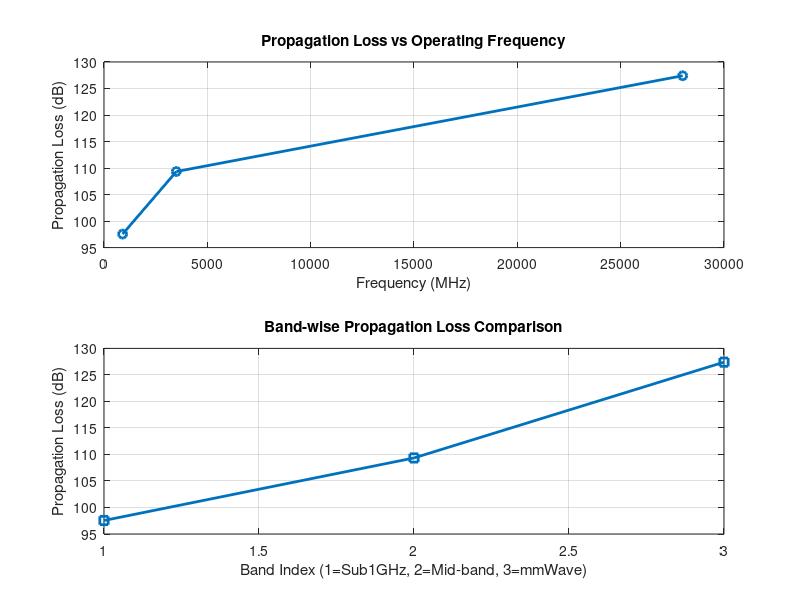

The MATLAB script that drew this image:
clc; clear; close all;
% Frequency bands (MHz)
f = [900 3500 28000];
% Distance (km)
d = 2;
% Propagation Loss (FSPL)
PL = 32.44 + 20*log10(f) + 20*log10(d);
figure
% -------- Graph 1: Simple Line Plot (SAFE) --------
subplot(2,1,1)
plot(f, PL, '-o', 'LineWidth', 2)
title('Propagation Loss vs Operating Frequency')
xlabel('Frequency (MHz)')
ylabel('Propagation Loss (dB)')
grid on
% -------- Graph 2: Safe Comparison Plot --------
subplot(2,1,2)
plot(1:3, PL, '-s', 'LineWidth', 2)
title('Band-wise Propagation Loss Comparison')
xlabel('Band Index (1=Sub1GHz, 2=Mid-band, 3=mmWave)')
ylabel('Propagation Loss (dB)')
grid on
